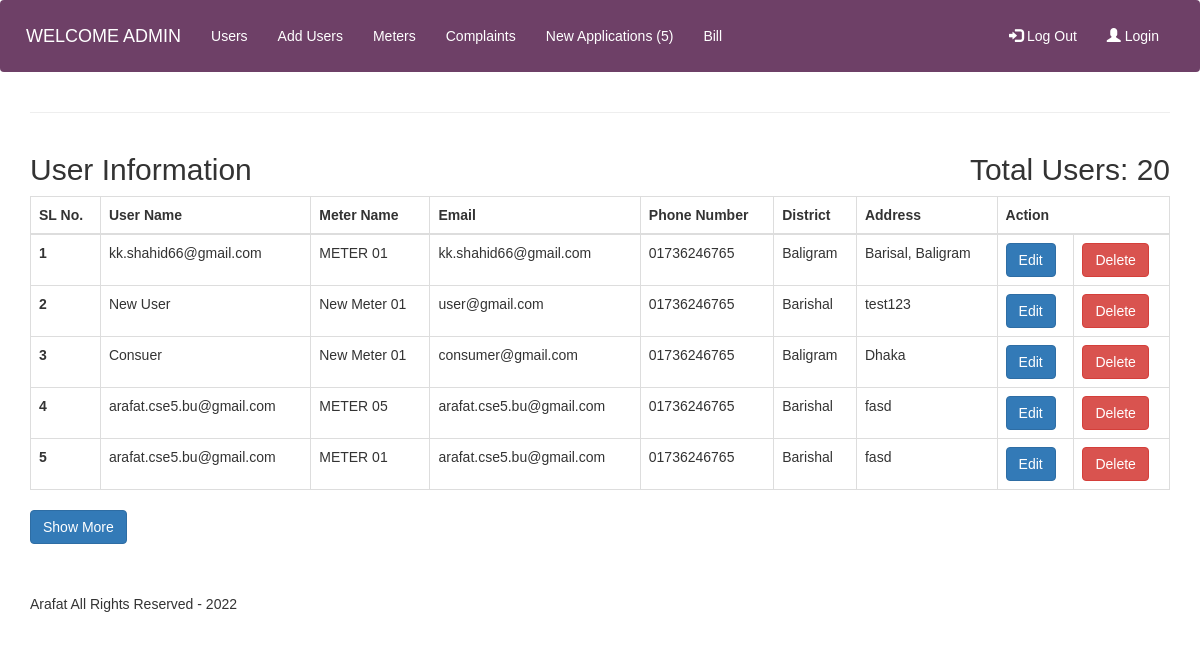
/users.php (signed in), run on the app's committed database.
### tables this page shows
CREATE TABLE `users` (
  `id` int(11) NOT NULL,
  `meterId` int(11) DEFAULT 0,
  `name` varchar(50) NOT NULL,
  `email` varchar(50) NOT NULL,
  `password` text NOT NULL,
  `phone` text NOT NULL,
  `userType` int(11) NOT NULL,
  `address` varchar(255) NOT NULL,
  `district` varchar(255) NOT NULL
);

CREATE TABLE `meters` (
  `id` int(11) NOT NULL,
  `name` varchar(255) NOT NULL,
  `userId` int(11) DEFAULT NULL
);

### lib/Database.php (called while the page is built, shortened)
<?php
Class Database{
	public $host   = DB_HOST;
	public $user   = DB_USER;
	public $pass   = DB_PASS;
	public $dbname = DB_NAME;
	public $link;
	private function connectDB(){
	$this->link = new mysqli($this->host, $this->user, $this->pass, $this->dbname);
 }
	public function select($query){
		$result = $this->link->query($query) or die($this->link->error.__LINE__);
		if($result->num_rows > 0){
			return $result;
		} else {
			return false;
		}
	}
}

### lib/Session.php (called while the page is built, shortened)
<?php
class Session {
    public static function get($key) {
        if(isset($_SESSION[$key])) {
            return $_SESSION[$key];
        } else {
            return false;
        }
    }
}
?>

### users.php (the view, shortened to what this page needs)
<?php include_once "includes/header.php"; ?>
<?php include "includes/navigation.php"; ?>
<?php
    $get_total_user_query = "SELECT * FROM users";
    $result = $db->select($get_total_user_query);
    $rowcount=mysqli_num_rows($result);
?>
<?php
    $query = "SELECT * FROM users ORDER BY id DESC limit 5";
    $post = $db->select($query);
?>
<div id="" class="container">
    <hr>
  <div class="header-information-user-page">
  <h2>User Information</h2>
  <h2>Total Users: <?= $rowcount; ?></h2>
  </div>
  <table class="table table-bordered">
    <thead>
      <tr>
        <th scope="col">SL No.</th>
        <th scope="col">User Name</th>
        <th scope="col">Meter Name</th>
        <th scope="col">Email</th>
        <th scope="col">Phone Number</th>
        <th scope="col">District</th>
        <th scope="col">Address</th>
        <?php if(Session::get("userRole") == "admin") { ?>
        <th colspan ="2">Action</th>
        <?php } ?>
      </tr>
    </thead>
    <tbody>
  <?php
    $serial = 1;
    if($post) {
    while($result = $post->fetch_assoc()) {
    ?>
      <tr>
        <th scope="row"><?php echo $serial++; ?></th>
        <td><?php echo $result['name']; ?></td>
        <td>
          <?php
            $meterid = $result['meterId'];
            $get_meter_name = "SELECT * FROM meters WHERE id = $meterid";
            $get_meter_post = $db->select($get_meter_name);
            if($get_meter_post) {
              $meter = $get_meter_post->fetch_assoc();
              echo $meter['name'];
            }
        ?>
        </td>
        <td><?php echo $result['email']; ?></td>
        <td><?php echo $result['phone']; ?></td>
        <td><?php echo $result['district']; ?></td>
        <td><?php echo $result['address']; ?></td>
        <?php if(Session::get("userRole") == "admin") { ?>
        <td><a class="btn btn-primary" href="./edituser.php?id=<?php echo $result['id']; ?>">Edit</a></td>
        <td><a onclick="return confirm('Are you Sure?');" class="btn btn-danger" href="./deleteuser.php?id=<?php echo $result['id']; ?>">Delete</a></td>
        <?php } ?>
      </tr>
      <?php } } ?>
    </tbody>
  </table>
        <button class="btn btn-primary" href="">Show More</button>
</div>
<?php include "includes/footer.php"; ?>

### assets/css/style.css (style rules this page uses)
*, *::after, *::before { margin: 0; padding: 0; box-sizing: border-box; }
html { font-size: 62.5%; }
body { font-family: Verdana, Geneva, Tahoma, sans-serif; font-size: 1.4rem; }
.header-information-user-page, .header-information-meter-page { display: flex; justify-content: space-between; }

### data on the page
users: name "kk.shahid66@gmail.com", meterId.name "METER 01", email "kk.shahid66@gmail.com", phone "01736246765", district "Baligram", address "Barisal, Baligram"
users: name "New User", meterId.name "New Meter 01", email "user@gmail.com", phone "01736246765", district "Barishal", address "test123"
users: name "Consuer", meterId.name "New Meter 01", email "consumer@gmail.com", phone "01736246765", district "Baligram", address "Dhaka"
users: name "arafat.cse5.bu@gmail.com", meterId.name "METER 05", email "arafat.cse5.bu@gmail.com", phone "01736246765", district "Barishal", address "fasd"
users: name "arafat.cse5.bu@gmail.com", meterId.name "METER 01", email "arafat.cse5.bu@gmail.com", phone "01736246765", district "Barishal", address "fasd"

### other printed values
$r = ($row > 0) ? $row : "" "5"
$rowcount "20"
